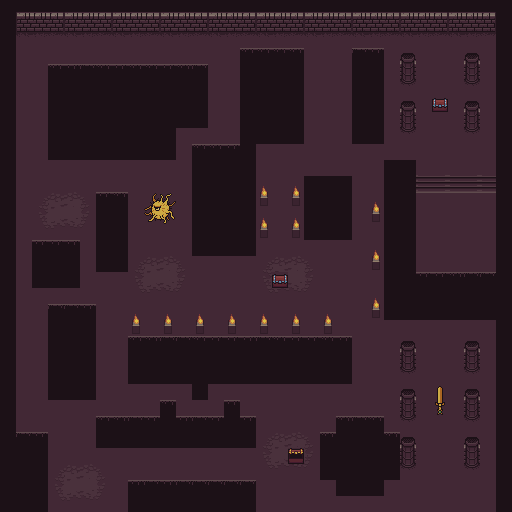

This is a level from a 2D game, rendered from its Tiled map with the project's own tilesets. A one-line summary and the map file follow, with tile-layer data summarised:
An orthogonal 32x32 tile map with 16x16 px tiles, 4 tile layers (Tile Layer 1, decor, Walls, obj tiles) and 42 objects (20x void, 13x wall, 7x torch 1, player).

<map version="1.4" tiledversion="1.4.1" orientation="orthogonal" renderorder="right-down" width="32" height="32" tilewidth="16" tileheight="16" infinite="0" nextlayerid="9" nextobjectid="56">
 <tileset firstgid="1" source="dungeon basics.tsx" />
 <layer id="1" name="Tile Layer 1" width="32" height="32">
  <data>[1024 cells, 1024 non-empty, 18 distinct tile ids]</data>
 </layer>
 <layer id="5" name="decor" width="32" height="32">
  <data>[1024 cells, 106 non-empty, 6 distinct tile ids]</data>
 </layer>
 <layer id="4" name="Walls" width="32" height="32">
  <data>[1024 cells, 90 non-empty, 9 distinct tile ids]</data>
 </layer>
 <objectgroup id="7" name="obstacles">
  <object id="3" name="void" x="48" y="64" width="128" height="96" />
  <object id="4" name="void" x="176" y="64" width="32" height="64" />
  <object id="6" name="void" x="240" y="48" width="64" height="96" />
  <object id="7" name="void" x="192" y="144" width="64" height="112" />
  <object id="8" name="void" x="352" y="48" width="32" height="96" />
  <object id="9" name="void" x="304" y="176" width="48" height="64" />
  <object id="10" name="void" x="384" y="160" width="32" height="160" />
  <object id="11" name="void" x="416" y="272" width="80" height="48" />
  <object id="12" name="void" x="128" y="336" width="224" height="48" />
  <object id="13" name="void" x="32" y="240" width="48" height="48" />
  <object id="14" name="void" x="96" y="192" width="32" height="80" />
  <object id="15" name="void" x="48" y="304" width="48" height="96" />
  <object id="16" name="void" x="96" y="416" width="160" height="32" />
  <object id="17" name="void" x="128" y="480" width="128" height="32" />
  <object id="18" name="void" x="320" y="432" width="80" height="48" />
  <object id="19" name="void" x="336" y="416" width="48" height="80" />
  <object id="20" name="void" x="0" y="432" width="48" height="80" />
  <object id="21" name="void" x="0" y="0" width="16" height="432" />
  <object id="22" name="void" x="16" y="0" width="496" height="12" />
  <object id="23" name="void" x="496" y="12" width="16" height="500" />
  <object id="25" name="wall" x="400" y="52" width="16" height="32" />
  <object id="27" name="wall" x="464" y="52" width="16" height="32" />
  <object id="28" name="wall" x="400" y="100" width="16" height="32" />
  <object id="29" name="wall" x="464" y="100" width="16" height="32" />
  <object id="30" name="wall" x="400" y="340" width="16" height="32" />
  <object id="31" name="wall" x="464" y="340" width="16" height="32" />
  <object id="32" name="wall" x="400" y="388" width="16" height="32" />
  <object id="33" name="wall" x="464" y="388" width="16" height="32" />
  <object id="34" name="wall" x="464" y="436" width="16" height="32" />
  <object id="35" name="wall" x="400" y="436" width="16" height="32" />
  <object id="37" name="wall" x="16" y="12" width="480" height="20" />
  <object id="39" name="player" x="32" y="48" width="16" height="16" />
  <object id="41" x="144" y="296">
   <point />
  </object>
  <object id="45" name="torch 1" x="131.75" y="313.875" width="8.5" height="20.125" />
  <object id="46" name="torch 1" x="163.688" y="314" width="8.5" height="20.125" />
  <object id="47" name="torch 1" x="195.688" y="313.938" width="8.5" height="20.125" />
  <object id="48" name="torch 1" x="227.75" y="314.063" width="8.5" height="20.125" />
  <object id="49" name="torch 1" x="260" y="313.813" width="8.5" height="20.125" />
  <object id="50" name="torch 1" x="291.625" y="313.938" width="8.5" height="20.125" />
  <object id="51" name="torch 1" x="323.625" y="313.938" width="8.5" height="20.125" />
  <object id="52" name="wall" x="0" y="512" width="412" height="12" />
  <object id="53" name="wall" x="412" y="512" width="100" height="12" />
 </objectgroup>
 <layer id="6" name="obj tiles" width="32" height="32">
  <data>[1024 cells, 84 non-empty, 23 distinct tile ids]</data>
 </layer>
</map>
